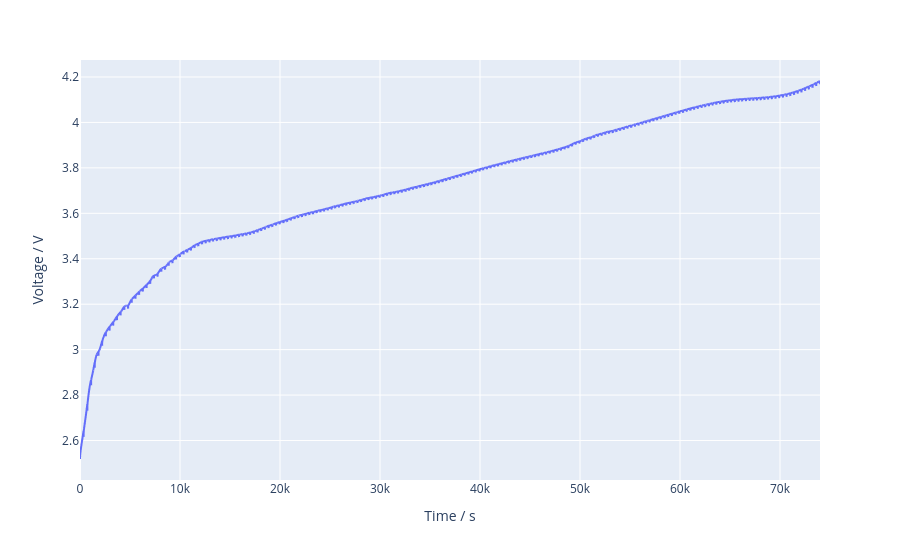

Notebook code for this chart:
### Code cell
sol = run(0.05, 10)
px.line(sol, x="Time / s", y="Voltage / V")

### Figure 1 — Plotly figure (JSON) as saved in the notebook; plotly's stock layout.template omitted (floating-point values rounded to 4 significant figures; data arrays with more than 128 entries replaced by an {"elided": "..."} marker saying what was removed)
{"data": [{"hovertemplate": "Time / s=%{x}<br>Voltage / V=%{y}<extra></extra>", "legendgroup": "", "line": {"color": "#636efa", "dash": "solid"}, "marker": {"symbol": "circle"}, "mode": "lines", "name": "", "showlegend": false, "type": "scattergl", "x": {"elided": "74400 float values"}, "xaxis": "x", "y": {"elided": "74400 float values"}, "yaxis": "y"}], "layout": {"legend": {"tracegroupgap": 0}, "margin": {"t": 60}, "xaxis": {"anchor": "y", "domain": [0, 1], "title": {"text": "Time / s"}}, "yaxis": {"anchor": "x", "domain": [0, 1], "title": {"text": "Voltage / V"}}}}
